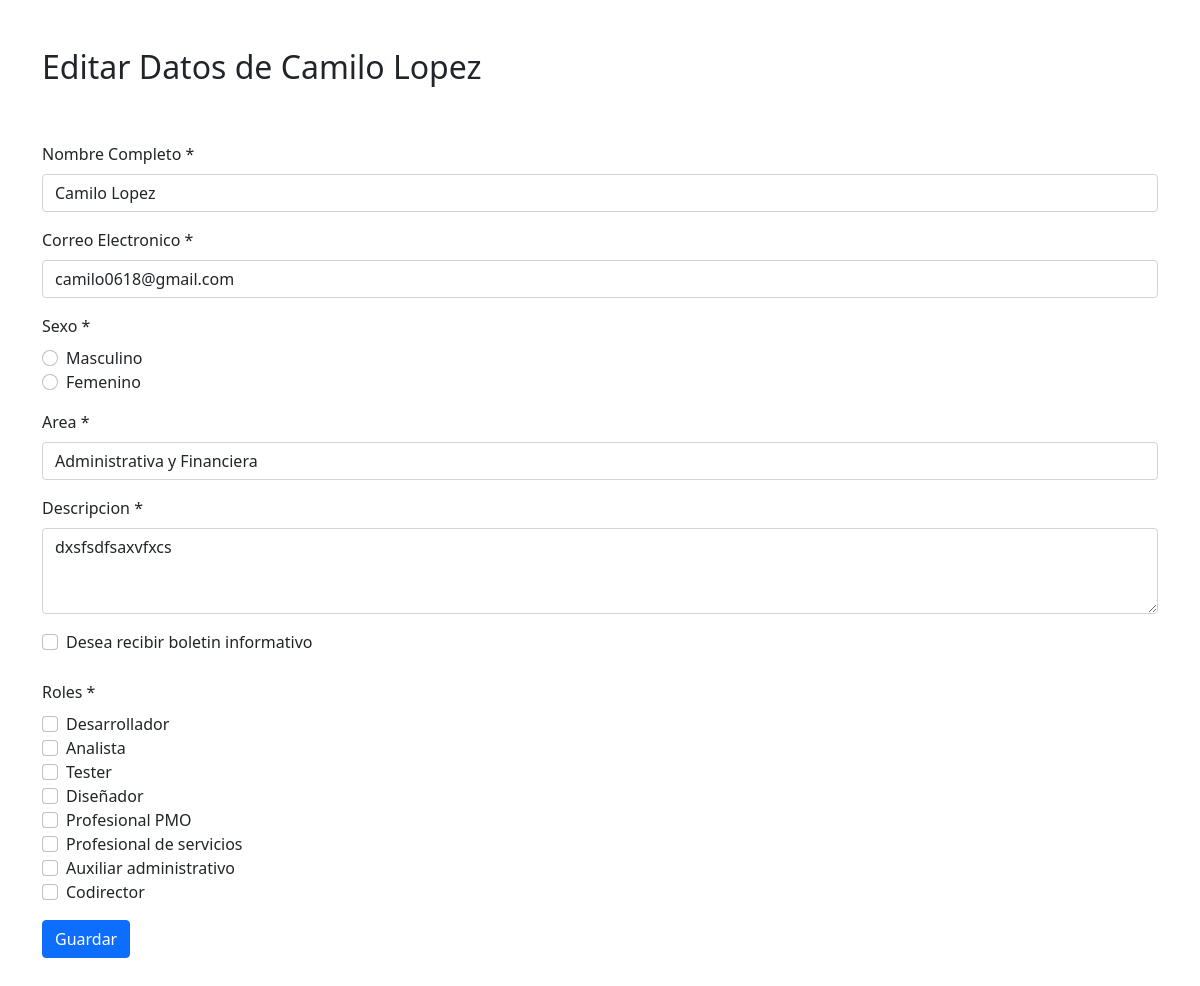
Screenshot of /modificar.php?editar=11 with the database file from the repository.
### tables this page shows
CREATE TABLE `empleado` (
  `id` int(11) NOT NULL,
  `nombre` varchar(255) NOT NULL,
  `email` varchar(255) NOT NULL,
  `sexo` char(1) NOT NULL,
  `area_id` int(11) NOT NULL,
  `boletin` int(11) DEFAULT NULL,
  `descripcion` text NOT NULL
);

CREATE TABLE `roles` (
  `id` int(11) NOT NULL,
  `nombre` varchar(255) NOT NULL
);

### modificar.php (the view, shortened to what this page needs)
<?php
include_once 'layout/header.php';
$id_emple=$_GET['editar'];
$query1 = mysqli_query($db, "SELECT * FROM empleado INNER JOIN areas ON empleado.area_id = areas.idA WHERE id=$id_emple");
$empleado1 = mysqli_fetch_array($query1);
?>
<body>
  <div class="container">
    <br>
    <br>
    <h2>Editar Datos de <?= $empleado1['nombre']?></h2>
    <br>
    <br>
    <form action="datos.php?editar=<?= $empleado1['id']?>" method="post">
      <div class="mb-3">
        <label for="nombre" class="form-label">Nombre Completo *</label>
        <input type="text" class="form-control" name="nombre" id="nombre" value="<?= $empleado1['nombre']?>" aria-describedby="helpId" placeholder="Nombre completo del empleado" required>
      </div>
      <div class="mb-3">
        <label for="correo" class="form-label">Correo Electronico *</label>
        <input type="email" class="form-control" name="correo" id="correo" aria-describedby="helpId" value="<?= $empleado1['email']?>" placeholder="Correo electronico" required>
      </div>
      <div class="mb-3">
        <label for="sexo" class="form-label">Sexo *</label>
        <div class="form-check checkbox-group required">
          <input class="form-check-input" type="radio" value="M" name="sexo" id="sexo1" >Masculino
          <br>
          <input class="form-check-input" type="radio" value="F" name="sexo" id="sexo2" >Femenino
        </div>
      </div>
      <div class="mb-3">
        <label for="area" class="form-label">Area *</label>
        <select class="form-control" name="area" id="area" value="<?= $empleado1['nombreA']?>" required>
          <?php
          while ($datos = mysqli_fetch_array($query)) :
          ?>
            <option><?php echo $datos['nombreA'] ?></option>
          <?php
          endwhile;
          ?>
        </select>
      </div>
      <div class="mb-3">
        <label for="descripcion" class="form-label">Descripcion *</label>
        <textarea class="form-control" name="descripcion" id="descripcion" rows="3" required><?= $empleado1['descripcion'] ?></textarea>
      </div>
      <div class="form-check">
        <input class="form-check-input" type="checkbox" id="boletin" name="boletin">
        <label class="form-check-label" for="boletin">
          Desea recibir boletin informativo
        </label>
      </div>
      <br>
      <div class="mb-3">
        <label for="Roles" class="form-label">Roles *</label>
        <div class="form-check checkbox-group required">
          <?php
          foreach($query2 as $item) :
          ?>
            <input class="form-check-input" type="checkbox" name="rol[<?= $item['id']; ?>]" value="<?= $item['id']; ?>"><?=$item['nombre'] ?>
            <br>
          <?php
          endforeach;
          ?>
        </div>
      </div>
      <button type="submit" class="btn btn-primary" id="btnEnviar">Guardar</button>
    </form>
    <br>
    <br>
  </div>
</body>
</html>

### rows the page displays
empleado: nombre "Camilo Lopez", correo "camilo0618@gmail.com", descripcion "dxsfsdfsaxvfxcs"
roles: nombre "Desarrollador"
roles: nombre "Analista"
roles: nombre "Tester"
roles: nombre "Diseñador"
roles: nombre "Profesional PMO"
roles: nombre "Profesional de servicios"
roles: nombre "Auxiliar administrativo"
roles: nombre "Codirector"

### other values shown
form field area "Administrativa y Financiera"
